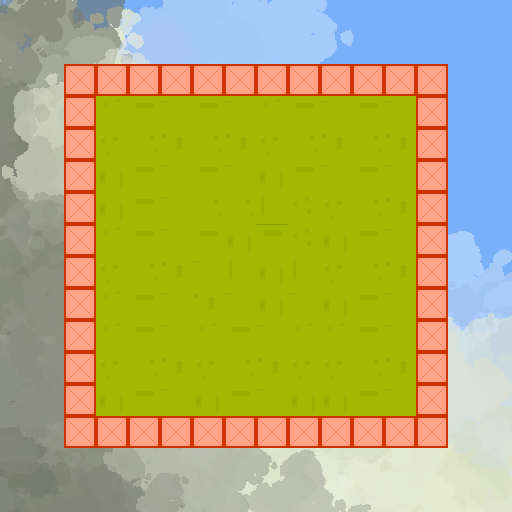

This is a level from a 2D game, rendered from its Tiled map with the project's own tilesets. A one-line summary and the map file follow, with tile-layer data summarised:
An orthogonal 16x16 tile map with 32x32 px tiles, 4 tile layers (ground, items, function, object), 2 tilesets, 1 image layer and 8 objects (4x TestNPC, spawn, Martini, testConvo, testDetector01).

<map version="1.0" orientation="orthogonal" width="16" height="16" tilewidth="32" tileheight="32">
 <properties>
  <property name="data" value="data.json" />
 </properties>
 <tileset firstgid="1" name="tile_ground" tilewidth="32" tileheight="32">
  <image source="tile_ground.png" width="512" height="512" />
 </tileset>
 <tileset firstgid="257" name="tile_function" tilewidth="32" tileheight="32">
  <image source="tile_function.png" width="512" height="512" />
  <tile id="0">
   <properties>
    <property name="body" value="static" />
    <property name="type" value="physic" />
   </properties>
  </tile>
  <tile id="1">
   <properties>
    <property name="type" value="activator" />
   </properties>
  </tile>
  <tile id="2">
   <properties>
    <property name="type" value="death" />
   </properties>
  </tile>
  <tile id="3">
   <properties>
    <property name="type" value="stair" />
   </properties>
  </tile>
  <tile id="4">
   <properties>
    <property name="type" value="air" />
   </properties>
  </tile>
  <tile id="5">
   <properties>
    <property name="type" value="spawn" />
   </properties>
  </tile>
 </tileset>
 <imagelayer name="background" width="16" height="16">
  <image source="image_background.png" />
  <properties>
   <property name="offsetX" value="0.4" />
   <property name="offsetY" value="0.4" />
   <property name="parallax" value="true" />
  </properties>
 </imagelayer>
 <layer name="ground" width="16" height="16">
  <data>[256 cells, 110 non-empty, 22 distinct tile ids]</data>
 </layer>
 <layer name="items" width="16" height="16">
  <data>[256 cells, 0 non-empty, 0 distinct tile ids]</data>
 </layer>
 <layer name="function" width="16" height="16">
  <properties>
   <property name="display" value="false" />
   <property name="functional" value="true" />
  </properties>
  <data>[256 cells, 44 non-empty, 1 distinct tile ids]</data>
 </layer>
 <layer name="object" width="16" height="16">
  <data>[256 cells, 0 non-empty, 0 distinct tile ids]</data>
 </layer>
 <objectgroup name="actions" width="16" height="16">
  <object name="spawn" x="214" y="209" width="30" height="29">
   <properties>
    <property name="behavior" value="player" />
    <property name="type" value="spawn" />
    <property name="view" value="player" />
   </properties>
  </object>
  <object name="Martini" x="272" y="120" width="43" height="42">
   <properties>
    <property name="onEnter" value="shake(20);" />
    <property name="type" value="detector" />
   </properties>
  </object>
  <object name="testConvo" x="115" y="342" width="54" height="51">
   <properties>
    <property name="onEnter" value="convo('convo01'); " />
    <property name="type" value="detector" />
   </properties>
  </object>
  <object name="TestNPC" x="303" y="226" width="54" height="50">
   <properties>
    <property name="behavior" value="base" />
    <property name="type" value="agent" />
    <property name="view" value="Humti" />
   </properties>
  </object>
  <object name="testDetector01" x="122" y="116" width="43" height="42">
   <properties>
    <property name="onEnter" value="say('Hello world from tiled!\nMultiline message test\nhello!');" />
    <property name="onExit" value="hideInfo();" />
    <property name="type" value="detector" />
   </properties>
  </object>
  <object name="TestNPC" x="193" y="346" width="54" height="50">
   <properties>
    <property name="behavior" value="confused" />
    <property name="type" value="agent" />
    <property name="view" value="zombie01" />
   </properties>
  </object>
  <object name="TestNPC" x="252" y="305" width="54" height="50">
   <properties>
    <property name="behavior" value="confused" />
    <property name="type" value="agent" />
    <property name="view" value="zombie01" />
   </properties>
  </object>
  <object name="TestNPC" x="330" y="338" width="54" height="50">
   <properties>
    <property name="behavior" value="confused" />
    <property name="type" value="agent" />
    <property name="view" value="zombie01" />
   </properties>
  </object>
 </objectgroup>
</map>
